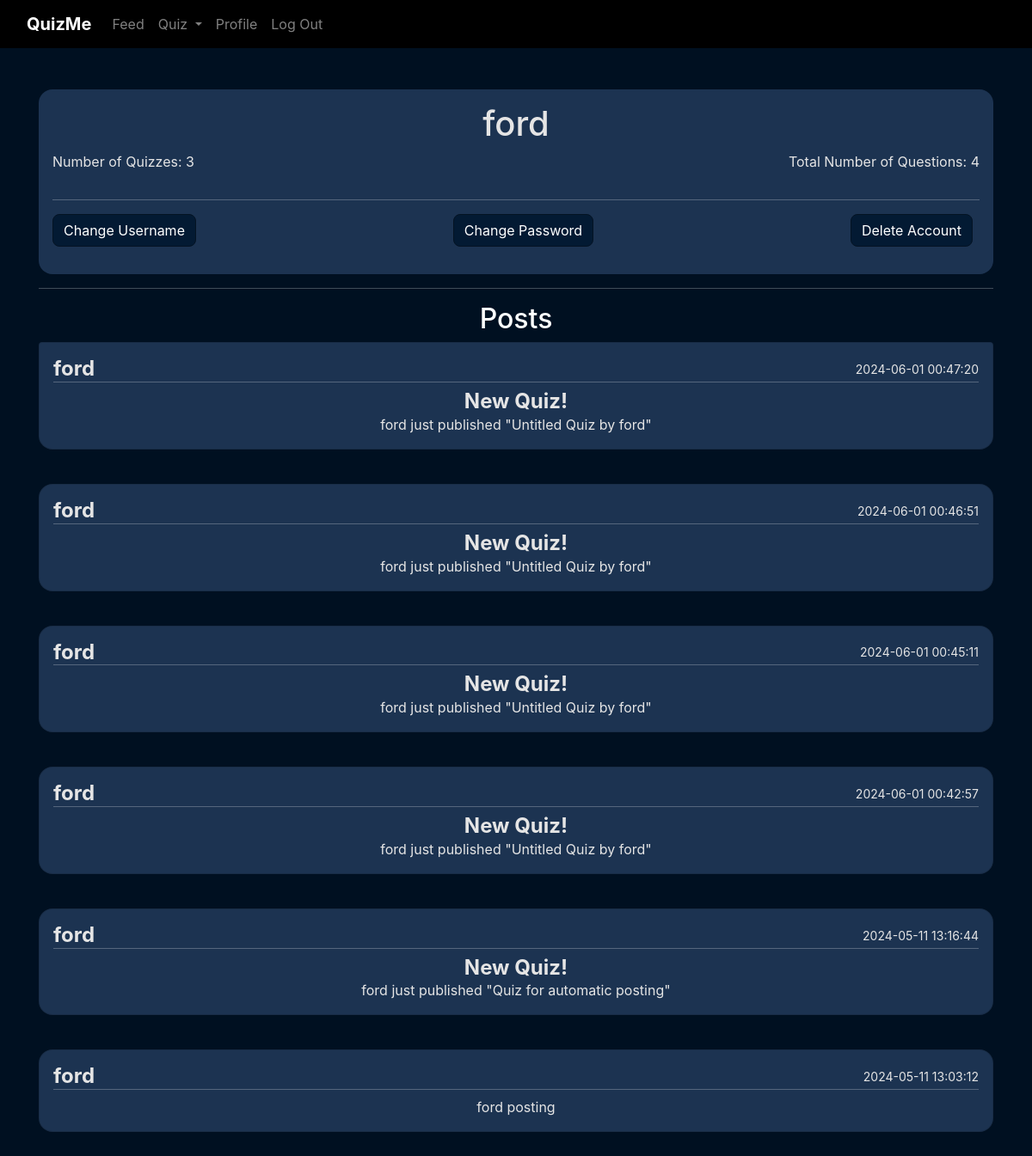
The app's page /profile/ (signed in) with its own data.
### web_app/models.py (models this page shows)
class User(db.Model, UserMixin):
    __tablename__ = 'users'
    id = db.Column(db.Integer, primary_key=True)
    username = db.Column(db.String(50), nullable=False, unique=True)
    password = db.Column(db.String(500), nullable=False)
    quizzes = db.relationship('Quiz', cascade="all, delete-orphan", backref="user")
    posts = db.relationship('Post', cascade="all, delete-orphan", backref='user')

class Post(db.Model):
    __tablename__ = 'posts'
    id = db.Column(db.Integer, primary_key=True)
    title = db.Column(db.String(100), default="Untitled")
    caption = db.Column(db.String(2000), nullable=False)
    date = db.Column(db.DateTime, default=datetime.now(timezone.utc))
    user_id = db.Column(db.Integer, db.ForeignKey('users.id'))

### web_app/blueprints/profile/routes.py (the view, shortened to what this page needs)
@profile.route('/', methods=['GET', 'POST'])
@login_required
def index():
    user = User.query.get(current_user.id)
    if request.method == 'GET':
        quizzes = current_user.quizzes
        total_items = 0
        for quiz in quizzes:
            total_items += len(quiz.items)
        posts = Post.query.filter_by(user_id=current_user.id).order_by(Post.date.desc()).all()
        return render_template('profile/index.html', user=user, quizzes=quizzes, total_items=total_items, posts=posts)

### web_app/blueprints/profile/templates/profile/index.html (shortened to what this page needs)
{% extends "base.html" %}
{% block content %}
<div class="profile-container">
    <h1>{{ current_user.username }}</h1>
    <div class="profile-stats">
        <p>Number of Quizzes: {{ quizzes | length }}</p>
        <p>Total Number of Questions: {{ total_items }}</p>
    </div>
    <hr style="border-color: white;">
    <div class="button-group">
        <button type="button" class="btn btn-dark" id="changeUsernameButton">Change Username</button>
        <button type="button" class="btn btn-dark" id="changePasswordButton">Change Password</button>
        <button type="button" class="btn btn-dark" id="deleteAccountButton">Delete Account</button>
    </div>
</div>
    <hr style="border-color: white;">
    <h2>Posts</h2>
    <ul class="list-group">
        {% for post in posts %}
        <li class="list-group-item feedblock">
            <div class="d-flex justify-content-between">
                <h2><b>{{ post.user.username }}</b></h2>
                <p class="mb-0">{{ post.date.strftime('%Y-%m-%d %H:%M:%S') }}</p>
            </div><hr style="border-color: white; margin-top: 0;">
            {% if post.title != "Untitled" %}
            <h4><b>{{ post.title }}</b></h4>
            {% endif %}
            <p>{{ post.caption }}</p>
        </li>
        <br>
        {% endfor %}
    </ul>
{% endblock %}

### web_app/static/css/style.css (style rules this page uses)
body { background-color: #001021; color: white; }

### web_app/blueprints/profile/templates/profile/index.html (style rules this page uses)
.profile-container { background-color: #1C3351; color: #e5e5e5; border-radius: 1rem; padding: 1rem; margin-bottom: 1rem; }
.btn-dark { background-color: #031a33; border-color: #041323; border-radius: .5rem; margin-right: .5rem; }
.profile-stats { display: flex; justify-content: space-between; margin-bottom: 1rem; }
.button-group { display: flex; justify-content: space-between; margin-bottom: 1rem; }
.feedblock { background-color: #1C3351; color: #e5e5e5; border-radius: 1rem; margin-bottom: 1rem; padding: 1rem; }
.feedblock h2, .feedblock h4, .feedblock p { margin: 0; }
.feedblock hr { border-color: #e5e5e5; margin-top: 0.5rem; margin-bottom: 0.5rem; }
.feedblock .d-flex { align-items: center; }
.feedblock .d-flex h2 { font-size: 1.5rem; }
.feedblock .d-flex p { font-size: 0.875rem; }

### records on screen
User: username "ford"
Post: user.username "ford", date "2024-06-01 00:47:20", title "New Quiz!", caption "ford just published \"Untitled Quiz by ford\""
Post: user.username "ford", date "2024-06-01 00:46:51", title "New Quiz!", caption "ford just published \"Untitled Quiz by ford\""
Post: user.username "ford", date "2024-06-01 00:45:11", title "New Quiz!", caption "ford just published \"Untitled Quiz by ford\""
Post: user.username "ford", date "2024-06-01 00:42:57", title "New Quiz!", caption "ford just published \"Untitled Quiz by ford\""
Post: user.username "ford", date "2024-05-11 13:16:44", title "New Quiz!", caption "ford just published \"Quiz for automatic posting\""
Post: user.username "ford", date "2024-05-11 13:03:12", caption "ford posting"

### other values on screen
{{ quizzes | length }} "3"
{{ total_items }} "4"
